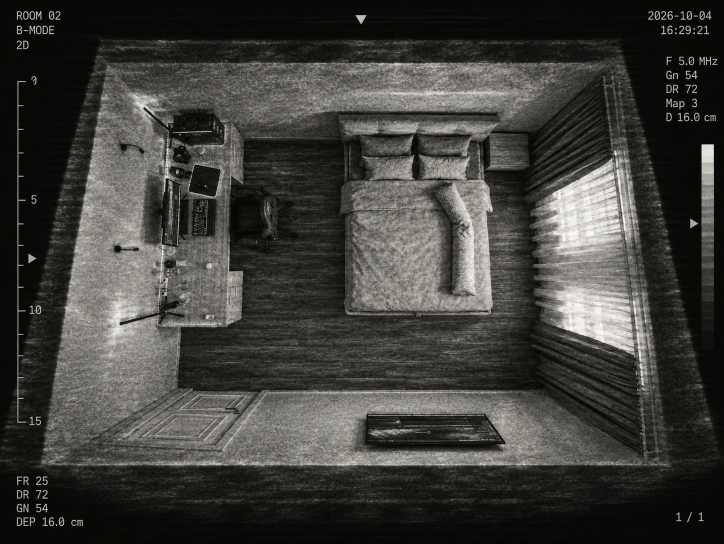
#> input picture 1_2.PNG, 1447 x 1087 px, found by its file name (shown at 1/2 size)
$ python make_us.py
#> lines starting #> are read from the running program, lines starting #| are printed output that depends on the picture; after the words box and inside, x2 and y2 are one past the last pixel; in counts of white or black regions, pixels touching at a corner belong together
"""Впечатывает в УЗИ-снимки спрятанные цели: сердечко (комната 1) и носочек (комната 2)."""
import math
import random

from PIL import Image, ImageDraw, ImageFilter

SS = 8  # суперсэмплинг маски


def heart_mask(w):
#> called with w = 26
    h = int(w * 0.92)
    W, H = w * SS, h * SS
    m = Image.new('L', (W, H), 0)
#> m: PIL image 208x184 L; every value is 0
    pts = []
    for i in range(200):
        t = i / 200 * 2 * math.pi
        x = 16 * math.sin(t) ** 3
        y = 13 * math.cos(t) - 5 * math.cos(2 * t) - 2 * math.cos(3 * t) - math.cos(4 * t)
        pts.append((W / 2 + x / 17 * W / 2, H * 0.42 - y / 17 * H / 2 * 1.05))
    ImageDraw.Draw(m).polygon(pts, fill=255)
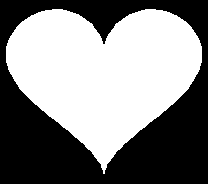
#> m: PIL image 208x184 L; 51.8% white; 1 black region, box (x1, y1, x2, y2) and area: (0, 0, 208, 184) 18452
    return m.resize((w, h), Image.LANCZOS)
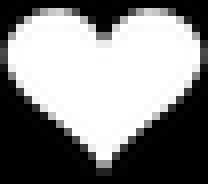
#> returned value: PIL image 26x23 L (shown 8 times larger); min 0, max 255, mean 132


def sock_mask(w):
    h = int(w * 1.15)
    W, H = w * SS, h * SS
    m = Image.new('L', (W, H), 0)
    d = ImageDraw.Draw(m)
    lw = W * 0.42
    d.rounded_rectangle((W * 0.08, 0, W * 0.08 + lw, H * 0.82), radius=W * 0.08, fill=255)          # голенище
    d.rounded_rectangle((W * 0.08, H * 0.56, W * 0.98, H * 0.98), radius=H * 0.2, fill=255)        # стопа
    d.rectangle((W * 0.06, 0, W * 0.08 + lw + W * 0.02, H * 0.13), fill=255)                        # резинка
    m = m.rotate(-12, resample=Image.BICUBIC, expand=False)
    return m.resize((w, h), Image.LANCZOS)


def stamp(img, mask, cx, cy, tone, alpha, seed):
#> called with cx = 777, cy = 335, tone = 28, alpha = 0.58, seed = 1
    rnd = random.Random(seed)
    mask = mask.filter(ImageFilter.GaussianBlur(0.6))
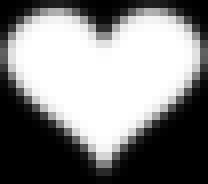
#> mask: PIL image 26x23 L (shown 8 times larger); min 0, max 255, mean 132
    x0, y0 = int(cx - mask.width / 2), int(cy - mask.height / 2)
#> x0 = 764; y0 = 323
    px = img.load()
    mk = mask.load()
    for j in range(mask.height):
        for i in range(mask.width):
            a = mk[i, j] / 255 * alpha
            if a <= 0:
                continue
            v = tone + rnd.gauss(0, 28)                      # спекл-помехи внутри фигуры
            if rnd.random() < 0.08:
                v += rnd.choice((-60, 60))
            o = px[x0 + i, y0 + j]
            px[x0 + i, y0 + j] = int(max(0, min(255, o * (1 - a) + v * a)))
    return x0, y0


def main():
    a = Image.open('1_2.PNG').convert('L')
    stamp(a, heart_mask(26), 777, 335, tone=28, alpha=0.58, seed=1)
    a.save('webapp/img/room1_us.jpg', quality=88, optimize=True)

    b = Image.open('2_2.PNG').convert('L')
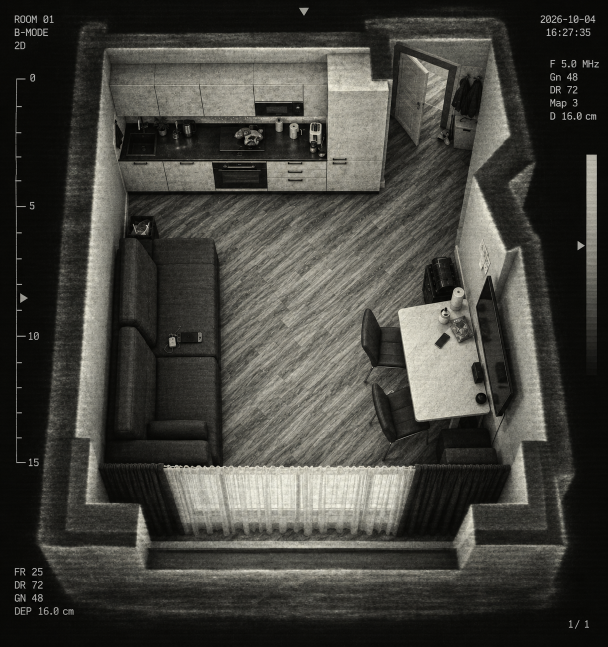
#> input picture 2_2.PNG, 1216 x 1293 px, found by its file name (shown at 1/2 size)
    stamp(b, sock_mask(26), 866, 288, tone=200, alpha=0.4, seed=2)
#> in sock_mask, `m = Image.new('L', (W, H), 0)`: m: PIL image 208x232 L; every value is 0
#> in sock_mask, `m = m.rotate(-12, resample=Image.BICUBIC, expand=False)`:
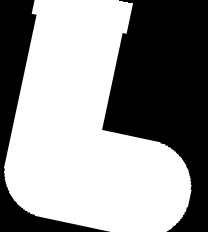
#> m: PIL image 208x232 L; min 0, max 255, mean 147.2
#> in sock_mask, `return m.resize((w, h), Image.LANCZOS)`:
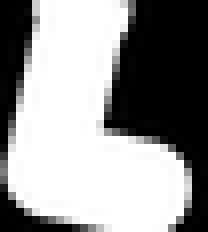
#> returned value: PIL image 26x29 L (shown 8 times larger); min 0, max 255, mean 147.2
#> call 2 of stamp, with cx = 866, cy = 288, tone = 200, alpha = 0.4, seed = 2
#> in stamp (call 2), `mask = mask.filter(ImageFilter.GaussianBlur(0.6))`:
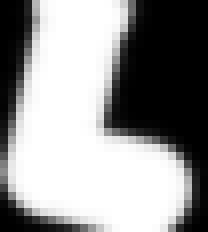
#> mask: PIL image 26x29 L (shown 8 times larger); min 0, max 255, mean 147.2
    b.save('webapp/img/room2_us.jpg', quality=88, optimize=True)


if __name__ == '__main__':
    main()
